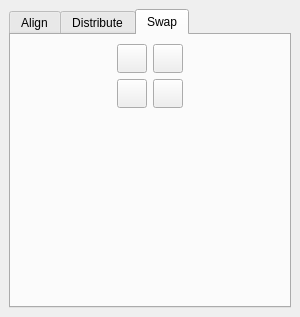
<?xml version="1.0" encoding="UTF-8"?>
<ui version="4.0">
 <class>AlignDistribute</class>
 <widget class="ScDockPalette" name="AlignDistribute">
  <property name="geometry">
   <rect>
    <x>0</x>
    <y>0</y>
    <width>300</width>
    <height>317</height>
   </rect>
  </property>
  <property name="windowTitle">
   <string>Align and Distribute</string>
  </property>
  <widget class="QWidget" name="dockWidgetContents">
   <layout class="QVBoxLayout" name="verticalLayout_3">
    <item>
     <widget class="QTabWidget" name="tabWidget">
      <property name="currentIndex">
       <number>2</number>
      </property>
      <widget class="QWidget" name="tabAlign">
       <attribute name="title">
        <string>Align</string>
       </attribute>
       <layout class="QVBoxLayout">
        <item>
         <layout class="QHBoxLayout" name="_2">
          <item>
           <spacer>
            <property name="orientation">
             <enum>Qt::Horizontal</enum>
            </property>
            <property name="sizeType">
             <enum>QSizePolicy::Expanding</enum>
            </property>
            <property name="sizeHint" stdset="0">
             <size>
              <width>40</width>
              <height>20</height>
             </size>
            </property>
           </spacer>
          </item>
          <item>
           <layout class="QGridLayout" name="_3">
            <item row="1" column="0">
             <widget class="QLabel" name="alignGuideLabel">
              <property name="text">
               <string>&amp;Selected Guide:</string>
              </property>
              <property name="wordWrap">
               <bool>false</bool>
              </property>
              <property name="buddy">
               <cstring>alignGuideLineEdit</cstring>
              </property>
             </widget>
            </item>
            <item row="0" column="0">
             <widget class="QLabel" name="alignRelativeToLabel">
              <property name="text">
               <string>&amp;Relative To:</string>
              </property>
              <property name="wordWrap">
               <bool>false</bool>
              </property>
              <property name="buddy">
               <cstring>alignRelativeToCombo</cstring>
              </property>
             </widget>
            </item>
            <item row="1" column="1">
             <widget class="QLineEdit" name="alignGuideLineEdit"/>
            </item>
            <item row="0" column="1">
             <widget class="QComboBox" name="alignRelativeToCombo"/>
            </item>
            <item row="2" column="0">
             <widget class="QLabel" name="alignMoveOrResizeLabel">
              <property name="text">
               <string>&amp;Align Sides By:</string>
              </property>
              <property name="wordWrap">
               <bool>false</bool>
              </property>
              <property name="buddy">
               <cstring>alignMoveOrResizeCombo</cstring>
              </property>
             </widget>
            </item>
            <item row="2" column="1">
             <widget class="QComboBox" name="alignMoveOrResizeCombo"/>
            </item>
           </layout>
          </item>
          <item>
           <spacer>
            <property name="orientation">
             <enum>Qt::Horizontal</enum>
            </property>
            <property name="sizeType">
             <enum>QSizePolicy::Expanding</enum>
            </property>
            <property name="sizeHint" stdset="0">
             <size>
              <width>40</width>
              <height>20</height>
             </size>
            </property>
           </spacer>
          </item>
         </layout>
        </item>
        <item>
         <layout class="QHBoxLayout" name="_4">
          <item>
           <spacer>
            <property name="orientation">
             <enum>Qt::Horizontal</enum>
            </property>
            <property name="sizeType">
             <enum>QSizePolicy::Expanding</enum>
            </property>
            <property name="sizeHint" stdset="0">
             <size>
              <width>40</width>
              <height>20</height>
             </size>
            </property>
           </spacer>
          </item>
          <item>
           <layout class="QGridLayout" name="_5">
            <item row="1" column="3">
             <widget class="QToolButton" name="alignBottomInToolButton">
              <property name="text">
               <string/>
              </property>
              <property name="iconSize">
               <size>
                <width>22</width>
                <height>22</height>
               </size>
              </property>
             </widget>
            </item>
            <item row="1" column="1">
             <widget class="QToolButton" name="alignTopInToolButton">
              <property name="text">
               <string/>
              </property>
              <property name="iconSize">
               <size>
                <width>22</width>
                <height>22</height>
               </size>
              </property>
             </widget>
            </item>
            <item row="0" column="1">
             <widget class="QToolButton" name="alignLeftInToolButton">
              <property name="text">
               <string/>
              </property>
              <property name="iconSize">
               <size>
                <width>22</width>
                <height>22</height>
               </size>
              </property>
             </widget>
            </item>
            <item row="0" column="3">
             <widget class="QToolButton" name="alignRightInToolButton">
              <property name="text">
               <string/>
              </property>
              <property name="iconSize">
               <size>
                <width>22</width>
                <height>22</height>
               </size>
              </property>
             </widget>
            </item>
            <item row="1" column="4">
             <widget class="QToolButton" name="alignBottomOutToolButton">
              <property name="text">
               <string/>
              </property>
              <property name="iconSize">
               <size>
                <width>22</width>
                <height>22</height>
               </size>
              </property>
             </widget>
            </item>
            <item row="1" column="0">
             <widget class="QToolButton" name="alignTopOutToolButton">
              <property name="text">
               <string/>
              </property>
              <property name="iconSize">
               <size>
                <width>22</width>
                <height>22</height>
               </size>
              </property>
             </widget>
            </item>
            <item row="1" column="2">
             <widget class="QToolButton" name="alignCenterVerToolButton">
              <property name="text">
               <string/>
              </property>
              <property name="iconSize">
               <size>
                <width>22</width>
                <height>22</height>
               </size>
              </property>
             </widget>
            </item>
            <item row="0" column="0">
             <widget class="QToolButton" name="alignLeftOutToolButton">
              <property name="text">
               <string/>
              </property>
              <property name="iconSize">
               <size>
                <width>22</width>
                <height>22</height>
               </size>
              </property>
             </widget>
            </item>
            <item row="0" column="4">
             <widget class="QToolButton" name="alignRightOutToolButton">
              <property name="text">
               <string/>
              </property>
              <property name="iconSize">
               <size>
                <width>22</width>
                <height>22</height>
               </size>
              </property>
             </widget>
            </item>
            <item row="0" column="2">
             <widget class="QToolButton" name="alignCenterHorToolButton">
              <property name="text">
               <string/>
              </property>
              <property name="iconSize">
               <size>
                <width>22</width>
                <height>22</height>
               </size>
              </property>
             </widget>
            </item>
           </layout>
          </item>
          <item>
           <spacer>
            <property name="orientation">
             <enum>Qt::Horizontal</enum>
            </property>
            <property name="sizeType">
             <enum>QSizePolicy::Expanding</enum>
            </property>
            <property name="sizeHint" stdset="0">
             <size>
              <width>40</width>
              <height>20</height>
             </size>
            </property>
           </spacer>
          </item>
         </layout>
        </item>
        <item>
         <spacer>
          <property name="orientation">
           <enum>Qt::Vertical</enum>
          </property>
          <property name="sizeType">
           <enum>QSizePolicy::Expanding</enum>
          </property>
          <property name="sizeHint" stdset="0">
           <size>
            <width>20</width>
            <height>0</height>
           </size>
          </property>
         </spacer>
        </item>
       </layout>
      </widget>
      <widget class="QWidget" name="tabDistribute">
       <attribute name="title">
        <string>Distribute</string>
       </attribute>
       <layout class="QVBoxLayout" name="verticalLayout_2">
        <item>
         <layout class="QHBoxLayout" name="_6">
          <item>
           <spacer>
            <property name="orientation">
             <enum>Qt::Horizontal</enum>
            </property>
            <property name="sizeType">
             <enum>QSizePolicy::Expanding</enum>
            </property>
            <property name="sizeHint" stdset="0">
             <size>
              <width>63</width>
              <height>20</height>
             </size>
            </property>
           </spacer>
          </item>
          <item>
           <layout class="QGridLayout" name="_7">
            <item row="0" column="3">
             <widget class="QToolButton" name="distributeDistHToolButton">
              <property name="text">
               <string/>
              </property>
              <property name="iconSize">
               <size>
                <width>22</width>
                <height>22</height>
               </size>
              </property>
             </widget>
            </item>
            <item row="1" column="2">
             <widget class="QToolButton" name="distributeTopToolButton">
              <property name="text">
               <string/>
              </property>
              <property name="iconSize">
               <size>
                <width>22</width>
                <height>22</height>
               </size>
              </property>
             </widget>
            </item>
            <item row="1" column="1">
             <widget class="QToolButton" name="distributeCenterVToolButton">
              <property name="text">
               <string/>
              </property>
              <property name="iconSize">
               <size>
                <width>22</width>
                <height>22</height>
               </size>
              </property>
             </widget>
            </item>
            <item row="0" column="2">
             <widget class="QToolButton" name="distributeRightToolButton">
              <property name="text">
               <string/>
              </property>
              <property name="iconSize">
               <size>
                <width>22</width>
                <height>22</height>
               </size>
              </property>
             </widget>
            </item>
            <item row="3" column="0">
             <widget class="QToolButton" name="toolButtonDummy1">
              <property name="text">
               <string/>
              </property>
              <property name="iconSize">
               <size>
                <width>22</width>
                <height>22</height>
               </size>
              </property>
             </widget>
            </item>
            <item row="2" column="2">
             <widget class="QToolButton" name="distributeAcrossMarginsToolButton">
              <property name="enabled">
               <bool>true</bool>
              </property>
              <property name="text">
               <string/>
              </property>
              <property name="iconSize">
               <size>
                <width>22</width>
                <height>22</height>
               </size>
              </property>
             </widget>
            </item>
            <item row="0" column="0">
             <widget class="QToolButton" name="distributeLeftToolButton">
              <property name="text">
               <string/>
              </property>
              <property name="iconSize">
               <size>
                <width>22</width>
                <height>22</height>
               </size>
              </property>
             </widget>
            </item>
            <item row="2" column="0">
             <widget class="QToolButton" name="distributeAcrossPageToolButton">
              <property name="enabled">
               <bool>true</bool>
              </property>
              <property name="text">
               <string/>
              </property>
              <property name="iconSize">
               <size>
                <width>22</width>
                <height>22</height>
               </size>
              </property>
             </widget>
            </item>
            <item row="3" column="1">
             <widget class="QToolButton" name="distributeDistValueHToolButton">
              <property name="text">
               <string/>
              </property>
              <property name="iconSize">
               <size>
                <width>22</width>
                <height>22</height>
               </size>
              </property>
             </widget>
            </item>
            <item row="2" column="3">
             <widget class="QToolButton" name="distributeDownMarginsToolButton">
              <property name="enabled">
               <bool>true</bool>
              </property>
              <property name="text">
               <string/>
              </property>
              <property name="iconSize">
               <size>
                <width>22</width>
                <height>22</height>
               </size>
              </property>
             </widget>
            </item>
            <item row="0" column="1">
             <widget class="QToolButton" name="distributeCenterHToolButton">
              <property name="text">
               <string/>
              </property>
              <property name="iconSize">
               <size>
                <width>22</width>
                <height>22</height>
               </size>
              </property>
             </widget>
            </item>
            <item row="3" column="3">
             <widget class="QToolButton" name="toolButtonDummy2">
              <property name="text">
               <string/>
              </property>
              <property name="iconSize">
               <size>
                <width>22</width>
                <height>22</height>
               </size>
              </property>
             </widget>
            </item>
            <item row="2" column="1">
             <widget class="QToolButton" name="distributeDownPageToolButton">
              <property name="enabled">
               <bool>true</bool>
              </property>
              <property name="text">
               <string/>
              </property>
              <property name="iconSize">
               <size>
                <width>22</width>
                <height>22</height>
               </size>
              </property>
             </widget>
            </item>
            <item row="3" column="2">
             <widget class="QToolButton" name="distributeDistValueVToolButton">
              <property name="text">
               <string/>
              </property>
              <property name="iconSize">
               <size>
                <width>22</width>
                <height>22</height>
               </size>
              </property>
             </widget>
            </item>
            <item row="1" column="3">
             <widget class="QToolButton" name="distributeDistVToolButton">
              <property name="text">
               <string/>
              </property>
              <property name="iconSize">
               <size>
                <width>22</width>
                <height>22</height>
               </size>
              </property>
             </widget>
            </item>
            <item row="1" column="0">
             <widget class="QToolButton" name="distributeBottomToolButton">
              <property name="text">
               <string/>
              </property>
              <property name="iconSize">
               <size>
                <width>22</width>
                <height>22</height>
               </size>
              </property>
             </widget>
            </item>
           </layout>
          </item>
          <item>
           <spacer>
            <property name="orientation">
             <enum>Qt::Horizontal</enum>
            </property>
            <property name="sizeType">
             <enum>QSizePolicy::Expanding</enum>
            </property>
            <property name="sizeHint" stdset="0">
             <size>
              <width>62</width>
              <height>20</height>
             </size>
            </property>
           </spacer>
          </item>
         </layout>
        </item>
        <item>
         <layout class="QHBoxLayout" name="_8">
          <item>
           <spacer>
            <property name="orientation">
             <enum>Qt::Horizontal</enum>
            </property>
            <property name="sizeType">
             <enum>QSizePolicy::Expanding</enum>
            </property>
            <property name="sizeHint" stdset="0">
             <size>
              <width>40</width>
              <height>20</height>
             </size>
            </property>
           </spacer>
          </item>
          <item>
           <layout class="QHBoxLayout" name="_9">
            <item>
             <widget class="QLabel" name="distributeDistLabel">
              <property name="text">
               <string>&amp;Distance:</string>
              </property>
              <property name="wordWrap">
               <bool>false</bool>
              </property>
              <property name="indent">
               <number>-1</number>
              </property>
              <property name="buddy">
               <cstring>distributeDistSpinBox</cstring>
              </property>
             </widget>
            </item>
            <item>
             <widget class="ScrSpinBox" name="distributeDistSpinBox">
              <property name="minimumSize">
               <size>
                <width>50</width>
                <height>24</height>
               </size>
              </property>
             </widget>
            </item>
           </layout>
          </item>
          <item>
           <spacer>
            <property name="orientation">
             <enum>Qt::Horizontal</enum>
            </property>
            <property name="sizeType">
             <enum>QSizePolicy::Expanding</enum>
            </property>
            <property name="sizeHint" stdset="0">
             <size>
              <width>40</width>
              <height>20</height>
             </size>
            </property>
           </spacer>
          </item>
         </layout>
        </item>
        <item>
         <layout class="QHBoxLayout" name="horizontalLayout_2">
          <item>
           <spacer name="spacer">
            <property name="orientation">
             <enum>Qt::Horizontal</enum>
            </property>
            <property name="sizeType">
             <enum>QSizePolicy::Expanding</enum>
            </property>
            <property name="sizeHint" stdset="0">
             <size>
              <width>40</width>
              <height>20</height>
             </size>
            </property>
           </spacer>
          </item>
          <item>
           <widget class="QCheckBox" name="reverseDistributionCheckBox">
            <property name="text">
             <string>Reverse Distribution</string>
            </property>
           </widget>
          </item>
          <item>
           <spacer name="spacer_2">
            <property name="orientation">
             <enum>Qt::Horizontal</enum>
            </property>
            <property name="sizeType">
             <enum>QSizePolicy::Expanding</enum>
            </property>
            <property name="sizeHint" stdset="0">
             <size>
              <width>40</width>
              <height>20</height>
             </size>
            </property>
           </spacer>
          </item>
         </layout>
        </item>
        <item>
         <spacer>
          <property name="orientation">
           <enum>Qt::Vertical</enum>
          </property>
          <property name="sizeType">
           <enum>QSizePolicy::Expanding</enum>
          </property>
          <property name="sizeHint" stdset="0">
           <size>
            <width>20</width>
            <height>0</height>
           </size>
          </property>
         </spacer>
        </item>
       </layout>
      </widget>
      <widget class="QWidget" name="tabSwap">
       <attribute name="title">
        <string>Swap</string>
       </attribute>
       <layout class="QVBoxLayout" name="verticalLayout">
        <item>
         <layout class="QHBoxLayout" name="horizontalLayout">
          <item>
           <spacer name="horizontalSpacer">
            <property name="orientation">
             <enum>Qt::Horizontal</enum>
            </property>
            <property name="sizeHint" stdset="0">
             <size>
              <width>40</width>
              <height>20</height>
             </size>
            </property>
           </spacer>
          </item>
          <item>
           <widget class="QToolButton" name="swapLeftToolButton">
            <property name="text">
             <string/>
            </property>
            <property name="iconSize">
             <size>
              <width>22</width>
              <height>22</height>
             </size>
            </property>
           </widget>
          </item>
          <item>
           <widget class="QToolButton" name="swapRightToolButton">
            <property name="text">
             <string/>
            </property>
            <property name="iconSize">
             <size>
              <width>22</width>
              <height>22</height>
             </size>
            </property>
           </widget>
          </item>
          <item>
           <spacer name="horizontalSpacer_2">
            <property name="orientation">
             <enum>Qt::Horizontal</enum>
            </property>
            <property name="sizeHint" stdset="0">
             <size>
              <width>40</width>
              <height>20</height>
             </size>
            </property>
           </spacer>
          </item>
         </layout>
        </item>
        <item>
         <layout class="QHBoxLayout" name="horizontalLayout_3">
          <item>
           <spacer name="horizontalSpacer_3">
            <property name="orientation">
             <enum>Qt::Horizontal</enum>
            </property>
            <property name="sizeHint" stdset="0">
             <size>
              <width>40</width>
              <height>20</height>
             </size>
            </property>
           </spacer>
          </item>
          <item>
           <widget class="QToolButton" name="swapTopToolButton">
            <property name="text">
             <string/>
            </property>
            <property name="iconSize">
             <size>
              <width>22</width>
              <height>22</height>
             </size>
            </property>
           </widget>
          </item>
          <item>
           <widget class="QToolButton" name="swapBottomToolButton">
            <property name="text">
             <string/>
            </property>
            <property name="iconSize">
             <size>
              <width>22</width>
              <height>22</height>
             </size>
            </property>
           </widget>
          </item>
          <item>
           <spacer name="horizontalSpacer_4">
            <property name="orientation">
             <enum>Qt::Horizontal</enum>
            </property>
            <property name="sizeHint" stdset="0">
             <size>
              <width>40</width>
              <height>20</height>
             </size>
            </property>
           </spacer>
          </item>
         </layout>
        </item>
        <item>
         <spacer name="verticalSpacer">
          <property name="orientation">
           <enum>Qt::Vertical</enum>
          </property>
          <property name="sizeHint" stdset="0">
           <size>
            <width>20</width>
            <height>0</height>
           </size>
          </property>
         </spacer>
        </item>
       </layout>
      </widget>
     </widget>
    </item>
   </layout>
  </widget>
 </widget>
 <customwidgets>
  <customwidget>
   <class>ScrSpinBox</class>
   <extends>QDoubleSpinBox</extends>
   <header>ui/scrspinbox.h</header>
  </customwidget>
  <customwidget>
   <class>ScDockPalette</class>
   <extends>QDockWidget</extends>
   <header>ui/scdockpalette.h</header>
   <container>1</container>
  </customwidget>
 </customwidgets>
 <tabstops>
  <tabstop>alignRelativeToCombo</tabstop>
  <tabstop>alignGuideLineEdit</tabstop>
  <tabstop>alignMoveOrResizeCombo</tabstop>
  <tabstop>alignLeftOutToolButton</tabstop>
  <tabstop>alignLeftInToolButton</tabstop>
  <tabstop>alignCenterHorToolButton</tabstop>
  <tabstop>alignRightInToolButton</tabstop>
  <tabstop>alignRightOutToolButton</tabstop>
  <tabstop>alignTopOutToolButton</tabstop>
  <tabstop>alignTopInToolButton</tabstop>
  <tabstop>alignCenterVerToolButton</tabstop>
  <tabstop>alignBottomInToolButton</tabstop>
  <tabstop>alignBottomOutToolButton</tabstop>
  <tabstop>distributeLeftToolButton</tabstop>
  <tabstop>distributeCenterHToolButton</tabstop>
  <tabstop>distributeRightToolButton</tabstop>
  <tabstop>distributeDistHToolButton</tabstop>
  <tabstop>distributeBottomToolButton</tabstop>
  <tabstop>distributeCenterVToolButton</tabstop>
  <tabstop>distributeTopToolButton</tabstop>
  <tabstop>distributeDistVToolButton</tabstop>
  <tabstop>distributeAcrossPageToolButton</tabstop>
  <tabstop>distributeDownPageToolButton</tabstop>
  <tabstop>distributeAcrossMarginsToolButton</tabstop>
  <tabstop>distributeDownMarginsToolButton</tabstop>
  <tabstop>toolButtonDummy1</tabstop>
  <tabstop>distributeDistValueHToolButton</tabstop>
  <tabstop>distributeDistValueVToolButton</tabstop>
  <tabstop>toolButtonDummy2</tabstop>
  <tabstop>distributeDistSpinBox</tabstop>
  <tabstop>reverseDistributionCheckBox</tabstop>
  <tabstop>swapLeftToolButton</tabstop>
  <tabstop>swapRightToolButton</tabstop>
  <tabstop>swapTopToolButton</tabstop>
  <tabstop>swapBottomToolButton</tabstop>
  <tabstop>tabWidget</tabstop>
 </tabstops>
 <includes>
  <include location="local">ui/scrspinbox.h</include>
  <include location="local">ui/scdockpalette.h</include>
 </includes>
 <resources/>
 <connections/>
</ui>
